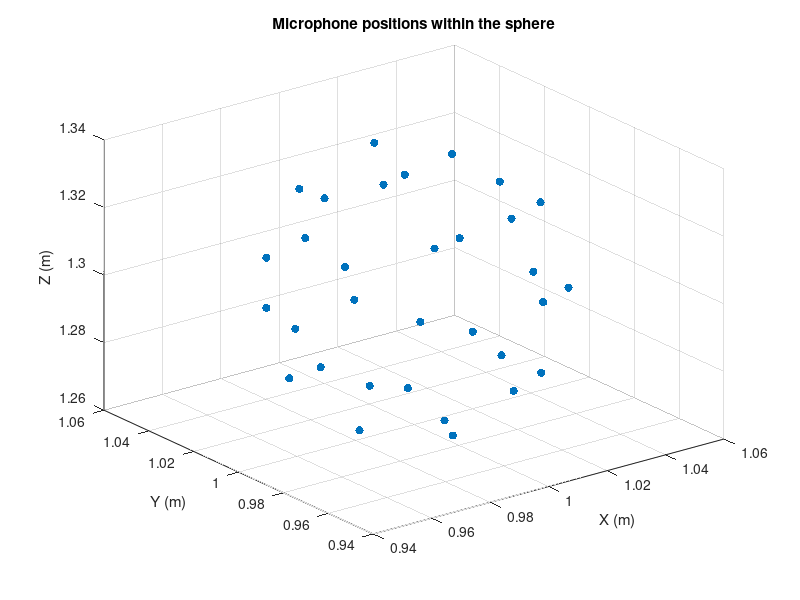

Source code (MATLAB): (Note: this script raises an error after producing the figure.)

%%%%%%%%%%%%%%%%%%%%%%%%%%%%%%%%%%%%%%%%%%%%%%%%%%%%%%%%%%%%%%%%%%%%%%%%%%%
% SCRIPT WHICH DEFINES THE CORRESPONDING POSITIONS FOR SINGLE SENSORS IN A 
% HIGH ORDER MICROPHONE
% Author: sergiozc
%%%%%%%%%%%%%%%%%%%%%%%%%%%%%%%%%%%%%%%%%%%%%%%%%%%%%%%%%%%%%%%%%%%%%%%%%%%

clc;
clear all;
close all;

%% Creating a custom geometry
% Number of sensors (mics)
num_mic = 32;
% radius
radio = 0.042;
% sphere center
center = [1, 1, 1.3];

% Micro position in spherical uniform coordinates
theta = acos(1 - 2 * (1:num_mic) / (num_mic + 1)); % Ángulo polar
phi = pi * (1 + sqrt(5)) * (1:num_mic); % Ángulo azimutal, distribución uniforme

% spherical to cartesian coordinates
x = radio * sin(theta) .* cos(phi) + center(1);
y = radio * sin(theta) .* sin(phi) + center(2);
z = radio * cos(theta) + center(3);

% Spatial visualization
figure;
scatter3(x, y, z, 'filled');
xlabel('X (m)');
ylabel('Y (m)');
zlabel('Z (m)');
title('Microphone positions within the sphere');
grid on;

% Print the positions
disp('Microphones positions:');
for i = 1:num_mic
    fprintf('Sensor %d: x = %.4f m, y = %.4f m, z = %.4f m\n', i, x(i), y(i), z(i));
end

%% Eigenmike geometry
addpath(genpath('SH_library'))

hom = SHTools.getEigenmike();
cart_eigen = hom.cart;

% Center of the sphere
center = [1, 1, 1];
% Shift the geometry 
cart_eigen_shift = cart_eigen + center;

x_eigen = cart_eigen_shift(:, 1);
y_eigen = cart_eigen_shift(:, 2);
z_eigen = cart_eigen_shift(:, 3);
% Spatial visualization
figure;
scatter3(x_eigen, y_eigen, z_eigen, 'filled');
xlabel('X (m)');
ylabel('Y (m)');
zlabel('Z (m)');
title('Eigenmike geometry');
grid on;

% Print the position (proper format to "room_sensor_config.txt")
for i = 1:num_mic
    fprintf('sp%d     %.4f  %.4f  %.4f\n', i, ...
        cart_eigen_shift(i, 1), cart_eigen_shift(i, 2), cart_eigen_shift(i, 3));
end
